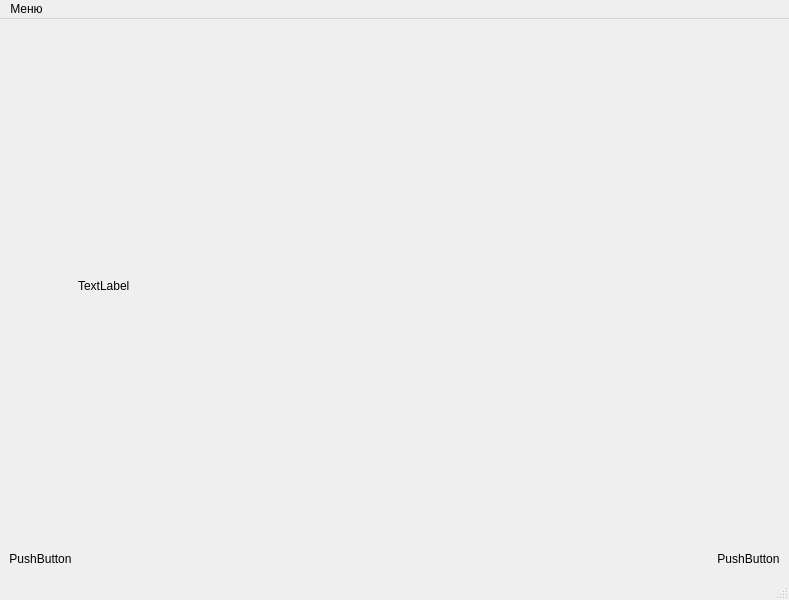
<?xml version="1.0" encoding="UTF-8"?>
<ui version="4.0">
 <class>MainWindow</class>
 <widget class="QMainWindow" name="MainWindow">
  <property name="geometry">
   <rect>
    <x>0</x>
    <y>0</y>
    <width>789</width>
    <height>600</height>
   </rect>
  </property>
  <property name="windowTitle">
   <string>MainWindow</string>
  </property>
  <widget class="QWidget" name="centralwidget">
   <layout class="QGridLayout" name="gridLayout">
    <item row="1" column="2">
     <widget class="QPushButton" name="btn_right">
      <property name="enabled">
       <bool>true</bool>
      </property>
      <property name="styleSheet">
       <string notr="true">border:none</string>
      </property>
      <property name="text">
       <string>PushButton</string>
      </property>
      <property name="icon">
       <iconset>
        <normaloff>:/chevrons/images/chevron_r.png</normaloff>:/chevrons/images/chevron_r.png</iconset>
      </property>
      <property name="iconSize">
       <size>
        <width>32</width>
        <height>32</height>
       </size>
      </property>
     </widget>
    </item>
    <item row="1" column="0">
     <widget class="QPushButton" name="btn_left">
      <property name="enabled">
       <bool>true</bool>
      </property>
      <property name="styleSheet">
       <string notr="true">border:none</string>
      </property>
      <property name="text">
       <string>PushButton</string>
      </property>
      <property name="icon">
       <iconset>
        <normaloff>:/chevrons/images/chevron_l.png</normaloff>:/chevrons/images/chevron_l.png</iconset>
      </property>
      <property name="iconSize">
       <size>
        <width>32</width>
        <height>32</height>
       </size>
      </property>
     </widget>
    </item>
    <item row="1" column="1">
     <spacer name="horizontalSpacer">
      <property name="orientation">
       <enum>Qt::Orientation::Horizontal</enum>
      </property>
      <property name="sizeHint" stdset="0">
       <size>
        <width>560</width>
        <height>20</height>
       </size>
      </property>
     </spacer>
    </item>
    <item row="0" column="0">
     <spacer name="verticalSpacer">
      <property name="orientation">
       <enum>Qt::Orientation::Vertical</enum>
      </property>
      <property name="sizeHint" stdset="0">
       <size>
        <width>20</width>
        <height>40</height>
       </size>
      </property>
     </spacer>
    </item>
    <item row="0" column="2">
     <spacer name="verticalSpacer_2">
      <property name="orientation">
       <enum>Qt::Orientation::Vertical</enum>
      </property>
      <property name="sizeHint" stdset="0">
       <size>
        <width>20</width>
        <height>40</height>
       </size>
      </property>
     </spacer>
    </item>
    <item row="0" column="1">
     <widget class="QLabel" name="lbl_new_">
      <property name="text">
       <string>TextLabel</string>
      </property>
     </widget>
    </item>
   </layout>
  </widget>
  <widget class="QStatusBar" name="statusbar"/>
  <widget class="QMenuBar" name="menuBar">
   <property name="geometry">
    <rect>
     <x>0</x>
     <y>0</y>
     <width>789</width>
     <height>21</height>
    </rect>
   </property>
   <widget class="QMenu" name="menu">
    <property name="title">
     <string>Меню</string>
    </property>
    <widget class="QMenu" name="menuAdditional">
     <property name="title">
      <string>Период переключения</string>
     </property>
     <addaction name="action_0sec"/>
     <addaction name="action_1sec"/>
     <addaction name="action_5sec"/>
     <addaction name="action_10sec"/>
    </widget>
    <addaction name="action_up_windows"/>
    <addaction name="action_use_resources"/>
    <addaction name="action_choose_dir"/>
    <addaction name="menuAdditional"/>
    <addaction name="separator"/>
    <addaction name="action_close"/>
   </widget>
   <addaction name="menu"/>
  </widget>
  <action name="action_up_windows">
   <property name="checkable">
    <bool>true</bool>
   </property>
   <property name="checked">
    <bool>false</bool>
   </property>
   <property name="text">
    <string>Поверх всех окон</string>
   </property>
  </action>
  <action name="action_use_resources">
   <property name="text">
    <string>Фото из файла ресурса</string>
   </property>
  </action>
  <action name="action_choose_dir">
   <property name="text">
    <string>Фото из выбранной папки</string>
   </property>
  </action>
  <action name="action_0sec">
   <property name="checkable">
    <bool>true</bool>
   </property>
   <property name="checked">
    <bool>false</bool>
   </property>
   <property name="text">
    <string>Отключить</string>
   </property>
  </action>
  <action name="action_1sec">
   <property name="checkable">
    <bool>true</bool>
   </property>
   <property name="checked">
    <bool>false</bool>
   </property>
   <property name="text">
    <string>1 секунда</string>
   </property>
  </action>
  <action name="action_5sec">
   <property name="checkable">
    <bool>true</bool>
   </property>
   <property name="checked">
    <bool>false</bool>
   </property>
   <property name="text">
    <string>5 секунд</string>
   </property>
  </action>
  <action name="action_10sec">
   <property name="checkable">
    <bool>true</bool>
   </property>
   <property name="checked">
    <bool>false</bool>
   </property>
   <property name="text">
    <string>10 секунд</string>
   </property>
  </action>
  <action name="action_close">
   <property name="text">
    <string>Закрыть программу</string>
   </property>
  </action>
 </widget>
 <resources/>
 <connections/>
</ui>
